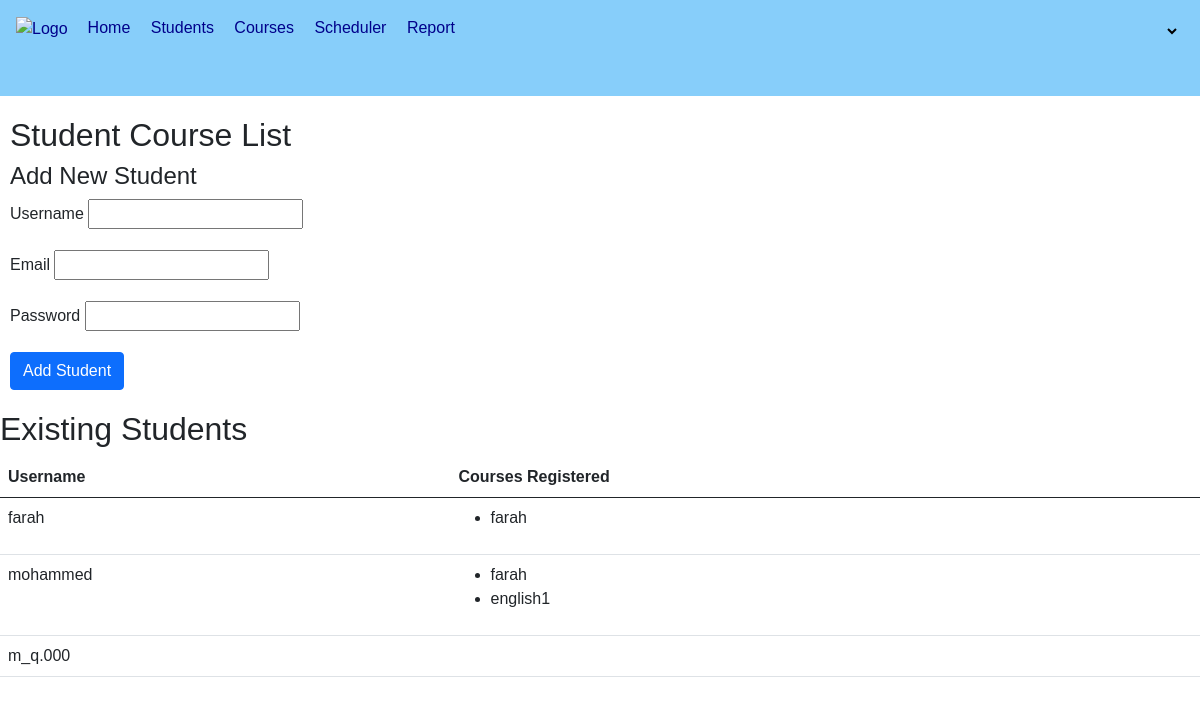
Page /student_course_list/ (signed in) on the earlier database version.
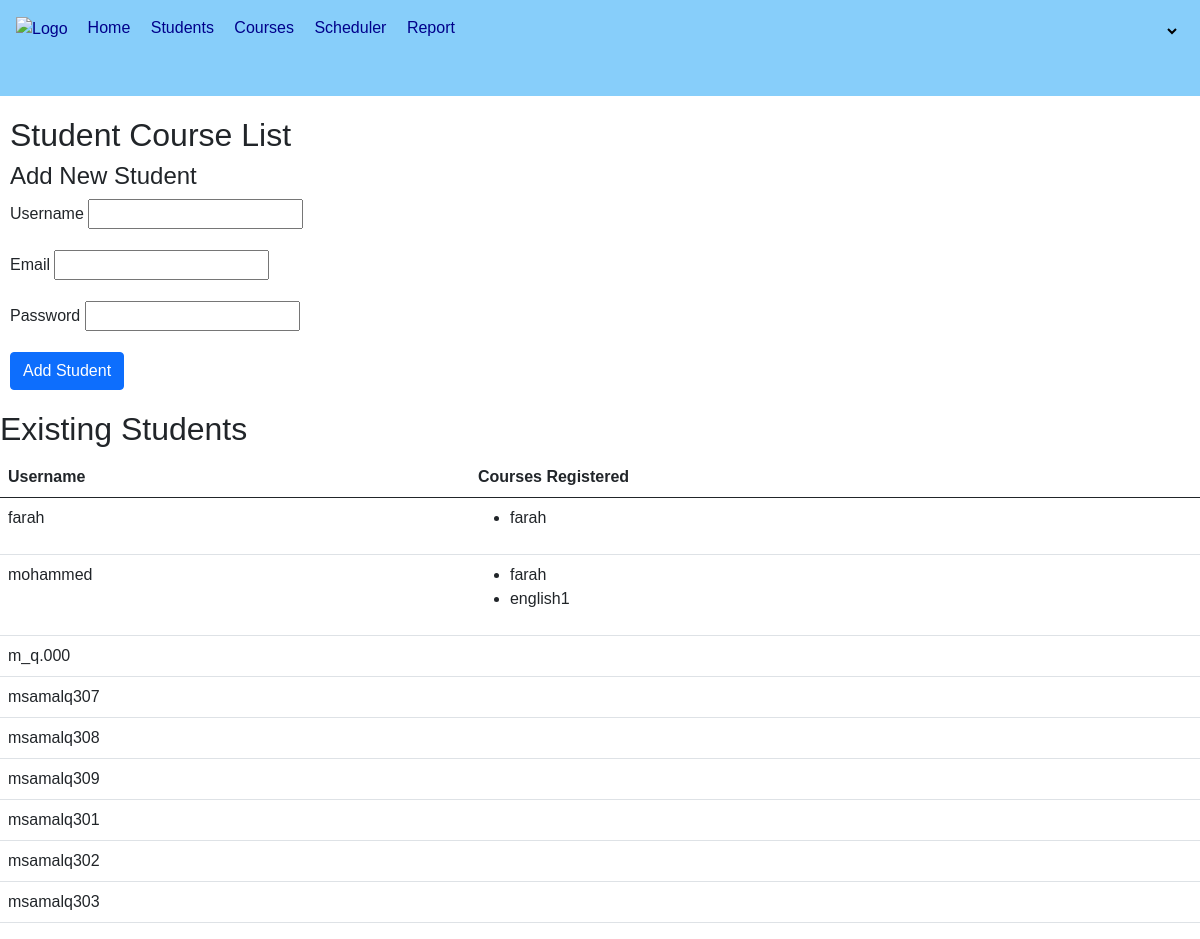
Same page on the later database version.
### courses/models.py (models this page shows, shortened)
class Student(models.Model):
    id = models.AutoField(primary_key=True, unique=True)
    user = models.ForeignKey(User, on_delete=models.CASCADE)
    class Meta:
        indexes = [
            models.Index(fields=['user']),
        ]

class StudentRegistration(models.Model):
    student = models.ForeignKey(Student, on_delete=models.SET_NULL, null=True)
    course = models.ForeignKey(Course, on_delete=models.SET_NULL, null=True, related_name='registrations')
    completed = models.BooleanField(default=False)
    objects = StudentRegistrationManager()
    class Meta:
        unique_together = ('student', 'course')

class Course(models.Model):
    code = models.CharField(max_length=90, unique=True, primary_key=True)
    name = models.CharField(max_length=100, null=True)
    description = models.TextField(null=True)
    instructor = models.CharField(max_length=100, null=True)
    scheduled = models.ForeignKey(CourseSchedule, on_delete=models.PROTECT, related_name='courses')
    prerequisites = models.ManyToManyField('self', blank=True, symmetrical=False)
    capacity = models.IntegerField(null=True)
    students = models.ManyToManyField(Student, related_name='courses',blank=True)
    class Meta:
        indexes = [
            models.Index(fields=['code']),
        ]

### courses/views.py (the view)
# urls.py: path('student_course_list/', views.student_course_list, name='student_course_list'),
@login_required
def student_course_list(request):
    if not request.user.is_superuser:
        raise PermissionDenied
    students = Student.objects.all()
    if request.method == "POST":
        form = StudentForm(request.POST)
        if form.is_valid():
            user = User.objects.create_user(
                username=form.cleaned_data['username'],
                email=form.cleaned_data['email'],
                password=form.cleaned_data['password']
            )
            Student.objects.create(user=user)
            return redirect('student_course_list')
    else:
        form = StudentForm()
    return render(request, 'courses/Admin/student_course_list.html', {'students': students, 'form': form})

### courses/forms.py
class StudentForm(forms.ModelForm):
    password = forms.CharField(widget=forms.PasswordInput)
    class Meta:
        model = User
        fields = ['username', "email", 'password']

### courses/templates/courses/Admin/student_course_list.html (shortened to what this page needs)
{% extends "courses/Admin/mainadmin.html" %}
{% load static %}
{% block content %}
<h2 style="margin-top: 20px; margin-left: 10px;">Student Course List</h2>
<h4 style="margin-left: 10px;">Add New Student</h4>
<form method="POST" action="">
    <div class="mb-3">
        <label style=" margin-left: 10px;" for="{{ form.username.id_for_label }}" class="form-label">Username</label>
        {{ form.username }}
    </div>
    <div class="mb-3">
        <label style=" margin-left: 10px;" for="{{ form.email.id_for_label }}" class="form-label">Email</label>
        {{ form.email }}
    </div>
    <div class="mb-3">
        <label style=" margin-left: 10px;" for="{{ form.password.id_for_label }}" class="form-label">Password</label>
        {{ form.password }}
    </div>
    <button style=" margin-left: 10px; margin-bottom: 20px;" type="submit" class="btn btn-primary">Add Student</button>
</form>
<h2>Existing Students</h2>
<table class="table">
    <thead>
        <tr>
            <th>Username</th>
            <th>Courses Registered</th>
        </tr>
    </thead>
    <tbody>
        {% for student in students %}
            <tr>
                <td>{{ student.user.username }}</td>
                <td>
                    <ul>
                        {% for registration in student.studentregistration_set.all %}
                            <li>{{ registration.course.name }}</li>
                        {% endfor %}
                    </ul>
                </td>
            </tr>
        {% endfor %}
    </tbody>
</table>
{% endblock content %}

### courses/templates/courses/Admin/mainadmin.html (shortened to what this page needs)
{% load static %}
<!DOCTYPE html>
<html lang="en">
<head>
    <link href="https://cdn.jsdelivr.net/npm/bootstrap@5.0.2/dist/css/bootstrap.min.css" rel="stylesheet">
    <link rel="stylesheet" type="text/css" href={% static "css/style.css" %}>
</head>
<body>
    {% include "courses/Admin/navgibaradmin.html" %}
    {% block content %}
{% endblock content %}
</body>
</html>

### courses/templates/courses/Admin/navgibaradmin.html (shortened to what this page needs)
{% load static %}
<link rel="stylesheet" href="{% static 'css/index.css' %}">
  <nav>
    <div class="nav-content Content">
        <div class="ul-content">
            <div class="mb-3">
                <a href="{% url 'home' %}">
                    <img src="https://www.marefa.org/w/images/thumb/2/26/شعار_الجامعة.png/800px-شعار_الجامعة.png" width="60px" alt="logo">
                </a>
            </div>
            <ul>
                <li><a href="{% url 'homeAdmin' %}" style="color: #00008b; text-decoration: none;">Home</a></li>
                <li><a href="{% url 'student_course_list' %}" style="color: #00008b; text-decoration: none;">Students</a></li>
                <li><a href="{% url 'course_list' %}" style="color:#00008b;text-decoration: none;">Courses</a></li>
                <li><a href="{% url 'schedule_list' %}" style="color:#00008b;text-decoration: none;">Scheduler</a></li>
                <li><a href="{% url 'course_report' %}" style="color: #00008b; text-decoration: none;">Report</a></li>
            </ul>
        </div>
        <div class="logout">
            <select name="" style="background: none;" id="pageSelect" onchange="location = this.value;">
                <option>{{ username }}</option>
                <option value="{% url 'profile' %}">My Account</option>
            </select>
        </div>
    </div>
</nav>

### static/css/index.css (style rules this page uses)
body { font-family: Arial, sans-serif; margin: 0; padding: 0; }
a { text-decoration: none; text-transform: capitalize; color:#00008b ; }
button { background-color: lightskyblue; padding: 10px; text-decoration: capitalize; }
nav { height: 12vh; background-color: lightskyblue; }
.nav-content { display: flex; align-items: center; justify-content: space-between; }
.ul-content { display: flex; align-items: center; padding: 1rem; color: #fff; }
.logout { margin-right: 20px; }
nav ul { list-style-type: none; margin-left: 20px; padding: 0; }
nav ul li { display: inline; margin-right: 1rem; left: 10%; }
.logout select { border: none; margin-bottom: 10px; padding: 20px; }
.logout select option { padding: 30px; font-size: large; height: 20px; }

Differences in the rows shown:
added Student: user.username "msamalq307"
added Student: user.username "msamalq308"
added Student: user.username "msamalq309"
added Student: user.username "msamalq301"
added Student: user.username "msamalq302"
added Student: user.username "msamalq303"
